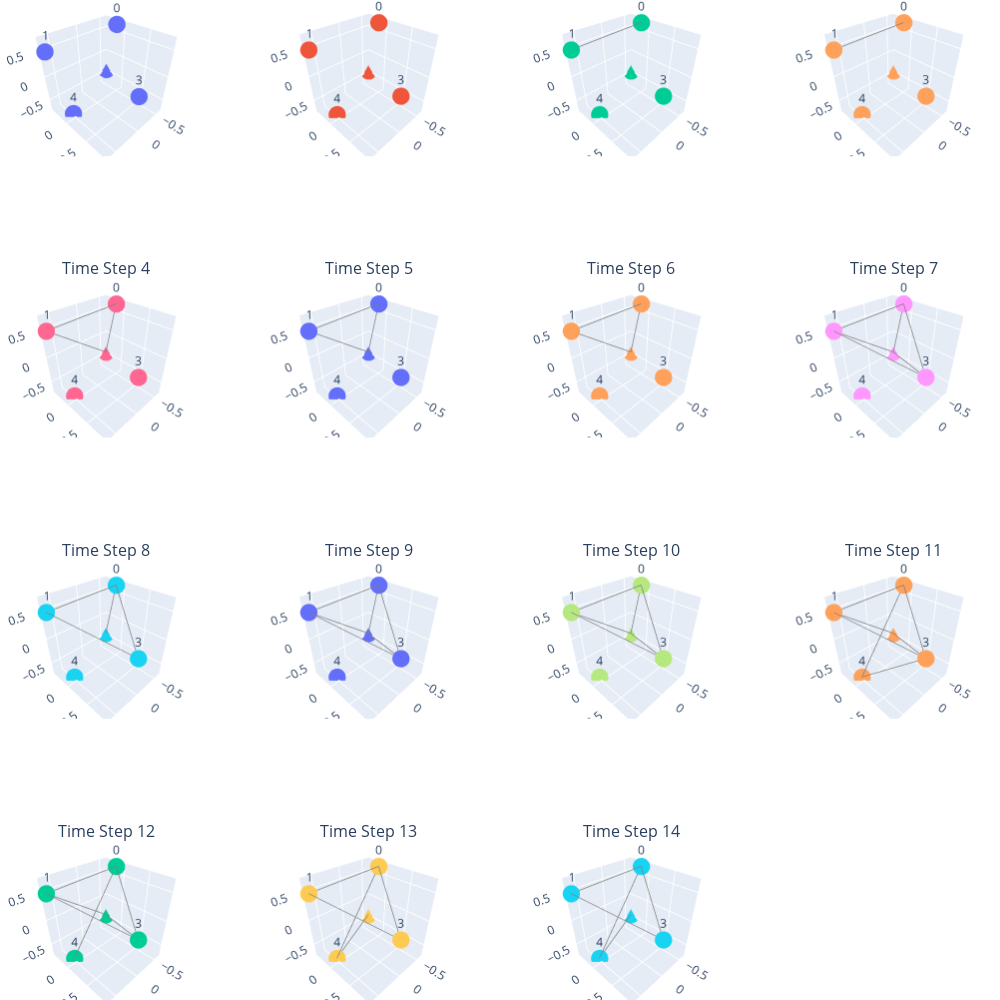

This figure's notebook cell:
### Code cell
import itertools
import numpy as np
import networkx as nx
import plotly.graph_objects as go
from plotly.subplots import make_subplots
from qiskit import QuantumCircuit, QuantumRegister, Aer, transpile
from qiskit.quantum_info import DensityMatrix, partial_trace, entropy
from sklearn.manifold import MDS
from qiskit.extensions import UnitaryGate
from qiskit.quantum_info.random import random_unitary
import gudhi as gd
from ipywidgets import interact, FloatSlider, IntSlider, FloatLogSlider

def qiskit_graph_state_circuit(num_qubits):
    """Returns a graph state circuit on num_qubits qubits"""
    # Generate a random graph with num_qubits nodes
    graph = nx.complete_graph(num_qubits)

    # Initialize the circuit with the given qubits
    qubits = QuantumRegister(num_qubits)
    circuit = QuantumCircuit(qubits)

    # Apply Hadamard gates to all qubits
    circuit.h(qubits)

    # Apply random controlled unitary gates to each edge
    for edge in graph.edges():
        control_qubit, target_qubit = qubits[edge[0]], qubits[edge[1]]

        # Generate a random unitary matrix
        random_unitary_matrix = random_unitary(2).data

        # Apply the controlled random unitary gate to the circuit
        controlled_unitary_gate = UnitaryGate(random_unitary_matrix).control()
        circuit.append(controlled_unitary_gate, [control_qubit, target_qubit])

    return circuit

def compute_inverse_mutual_information(rho):
    """
    Computes the inverse quantum mutual information for every pair of qubits in the input density matrix.

    Args:
        rho (DensityMatrix): a DensityMatrix object representing the state of n qubits.

    Returns:
        numpy.ndarray: an n x n matrix of inverse quantum mutual information values, where element i,j gives the inverse
        mutual information between qubits i and j.
    """
    # Convert the DensityMatrix to a numpy.ndarray
    rho = rho.data

    # Determine the number of qubits n from the shape of rho.
    n = int(np.log2(rho.shape[0]))

    # Create an empty n x n matrix to store the inverse mutual information.
    inverse_mutual_information_matrix = np.zeros((n, n))

    # Loop over all pairs of qubits (i, j).
    for i in range(n):
        for j in range(i+1, n):

            # Define the indices of the qubits to trace out.
            trace_indices = [k for k in range(n) if k != i and k != j]

            # Trace out the other qubits to obtain the reduced density matrix of qubits i and j.
            rho_ij = partial_trace(rho, trace_indices)

            # Compute the von Neumann entropy of the reduced density matrix of qubit i.
            entropy_i = entropy(partial_trace(rho_ij, [1]))

            # Compute the von Neumann entropy of the reduced density matrix of qubit j.
            entropy_j = entropy(partial_trace(rho_ij, [0]))

            # Compute the mutual information between qubits i and j.
            qmi = entropy_i + entropy_j - entropy(rho_ij)

            # Compute the inverse mutual information between qubits i and j.
            inverse_mutual_information_matrix[i, j] = 2 * np.log(2) - qmi

    # Copy the upper triangular part of the matrix to the lower triangular part.

    inverse_mutual_information_matrix += inverse_mutual_information_matrix.T - np.diag(inverse_mutual_information_matrix.diagonal())
    return inverse_mutual_information_matrix

# Compute persistent homology
def persistent_homology(qmi_distance_matrix, dimension):
    rips_complex = gd.RipsComplex(distance_matrix=qmi_distance_matrix, max_edge_length= 2*np.log(2))
    simplex_tree = rips_complex.create_simplex_tree(max_dimension=dimension)
    persistence = simplex_tree.persistence()
    return persistence


# Partition circuit by moments for Qiskit
def partition_circuit_by_moments(circuit):
    moments = circuit.decompose().data
    backend = Aer.get_backend('statevector_simulator')
    state_vectors = []

    for i in range(1, len(moments) + 1):
        partial_circuit = QuantumCircuit(*circuit.qregs)
        for operation in moments[:i]:
            partial_circuit.append(operation[0], operation[1])

        transpiled_circuit = transpile(partial_circuit, backend)
        result = backend.run(transpiled_circuit).result()
        state_vectors.append(result.get_statevector())

    return state_vectors

def get_simplices(threshold, qmi_distance_matrix, dimension):
    # Create a Rips complex with the filtered edges
    rips_complex = gd.RipsComplex(distance_matrix=qmi_distance_matrix, max_edge_length=2*np.log(2))
    simplex_tree = rips_complex.create_simplex_tree(max_dimension=dimension)

    # Get the simplices in the simplicial complex
    simplices = list(simplex_tree.get_filtration())

    # Filter out simplices with distance greater than the threshold
    simplices = [(simplex, distance) for simplex, distance in simplices if distance <= threshold]

    return simplices

def get_coordinates(qmi_distance_matrix):
    # Use MDS to get 3D coordinates for each qubit
    mds = MDS(n_components=3, dissimilarity='precomputed', random_state=42)
    coordinates = mds.fit_transform(qmi_distance_matrix)

    return coordinates


def plot_simplicial_complex(threshold, qmi_distance_matrix, dimension, coordinates, fig, row, col):
    simplices = get_simplices(threshold, qmi_distance_matrix, dimension)

    # Add qubit nodes to the plot
    fig.add_trace(go.Scatter3d(
        x=coordinates[:, 0], y=coordinates[:, 1], z=coordinates[:, 2],
        mode='markers+text',
        text=[str(i) for i in range(coordinates.shape[0])],
        textposition="top center",
        textfont=dict(size=12),
        marker=dict(size=6),
        showlegend=False
    ), row=row, col=col)

    # Add edges to the plot
    for simplex, _ in simplices:
        if len(simplex) == 2:
            i, j = simplex
            fig.add_trace(go.Scatter3d(
                x=[coordinates[i, 0], coordinates[j, 0]],
                y=[coordinates[i, 1], coordinates[j, 1]],
                z=[coordinates[i, 2], coordinates[j, 2]],
                mode='lines',
                line=dict(width=1.5, color='gray'),
                showlegend=False
            ), row=row, col=col)

    # Set axis properties
    fig.update_layout(
        scene=dict(
            xaxis_title='X',
            yaxis_title='Y',
            zaxis_title='Z',
            aspectmode='cube'
        ),
        margin=dict(l=0, r=0, b=0, t=0)
    )


def grid_plot(num_qubits, threshold):
    global global_qubit_coordinates, global_circuit

    if global_circuit is None or global_circuit.num_qubits != num_qubits:
        global_circuit = qiskit_graph_state_circuit(num_qubits)
        global_qubit_coordinates = None

    state_vectors = partition_circuit_by_moments(global_circuit)

    m = int(np.ceil(np.sqrt(len(state_vectors))))
    n = int(np.ceil(len(state_vectors) / m))

    subplot_titles = [f'Time Step {i}' for i in range(len(state_vectors))]
    fig = make_subplots(rows=m, cols=n, specs=[[{'type': 'scatter3d'}]*n]*m, subplot_titles=subplot_titles)

    for idx, state_vector in enumerate(state_vectors):
        rho = DensityMatrix(state_vector)
        qmi_distance_matrix = compute_inverse_mutual_information(rho)

        if global_qubit_coordinates is None:
            global_qubit_coordinates = get_coordinates(qmi_distance_matrix)

        row, col = divmod(idx, n)
        plot_simplicial_complex(threshold, qmi_distance_matrix, 2, global_qubit_coordinates, fig, row+1, col+1)

    fig.update_layout(height=250 * m, width=250 * n)
    fig.show()

global_qubit_coordinates = None
global_circuit = None

# Create sliders for number of qubits and threshold
num_qubits_slider = IntSlider(min=2, max=10, step=1, value=5, description='Qubit Count', continuous_update=False)
threshold_slider = FloatSlider(min=0, max=2*np.log(2), step=0.01, value=1.18, description='Threshold')

# Display the interactive plot
interact(grid_plot, num_qubits=num_qubits_slider, threshold=threshold_slider)

### Figure 1 — Plotly figure (JSON) as saved in the notebook; plotly's stock layout.template omitted (floating-point values rounded to 4 significant figures)
{"data": [{"marker": {"size": 6}, "mode": "markers+text", "scene": "scene", "showlegend": false, "text": ["0", "1", "2", "3", "4"], "textfont": {"size": 12}, "textposition": "top center", "type": "scatter3d", "x": [-0.5379, 0.6371, -0.6184, 0.02518, 0.494], "y": [-0.07744, -0.3412, -0.399, 0.8802, -0.06254], "z": [0.6651, 0.4945, -0.4634, 0.007307, -0.7035]}, {"marker": {"size": 6}, "mode": "markers+text", "scene": "scene2", "showlegend": false, "text": ["0", "1", "2", "3", "4"], "textfont": {"size": 12}, "textposition": "top center", "type": "scatter3d", "x": [-0.5379, 0.6371, -0.6184, 0.02518, 0.494], "y": [-0.07744, -0.3412, -0.399, 0.8802, -0.06254], "z": [0.6651, 0.4945, -0.4634, 0.007307, -0.7035]}, {"marker": {"size": 6}, "mode": "markers+text", "scene": "scene3", "showlegend": false, "text": ["0", "1", "2", "3", "4"], "textfont": {"size": 12}, "textposition": "top center", "type": "scatter3d", "x": [-0.5379, 0.6371, -0.6184, 0.02518, 0.494], "y": [-0.07744, -0.3412, -0.399, 0.8802, -0.06254], "z": [0.6651, 0.4945, -0.4634, 0.007307, -0.7035]}, {"line": {"color": "gray", "width": 1.5}, "mode": "lines", "scene": "scene3", "showlegend": false, "type": "scatter3d", "x": [-0.5379, 0.6371], "y": [-0.07744, -0.3412], "z": [0.6651, 0.4945]}, {"marker": {"size": 6}, "mode": "markers+text", "scene": "scene4", "showlegend": false, "text": ["0", "1", "2", "3", "4"], "textfont": {"size": 12}, "textposition": "top center", "type": "scatter3d", "x": [-0.5379, 0.6371, -0.6184, 0.02518, 0.494], "y": [-0.07744, -0.3412, -0.399, 0.8802, -0.06254], "z": [0.6651, 0.4945, -0.4634, 0.007307, -0.7035]}, {"line": {"color": "gray", "width": 1.5}, "mode": "lines", "scene": "scene4", "showlegend": false, "type": "scatter3d", "x": [-0.5379, 0.6371], "y": [-0.07744, -0.3412], "z": [0.6651, 0.4945]}, {"marker": {"size": 6}, "mode": "markers+text", "scene": "scene5", "showlegend": false, "text": ["0", "1", "2", "3", "4"], "textfont": {"size": 12}, "textposition": "top center", "type": "scatter3d", "x": [-0.5379, 0.6371, -0.6184, 0.02518, 0.494], "y": [-0.07744, -0.3412, -0.399, 0.8802, -0.06254], "z": [0.6651, 0.4945, -0.4634, 0.007307, -0.7035]}, {"line": {"color": "gray", "width": 1.5}, "mode": "lines", "scene": "scene5", "showlegend": false, "type": "scatter3d", "x": [-0.5379, 0.6371], "y": [-0.07744, -0.3412], "z": [0.6651, 0.4945]}, {"line": {"color": "gray", "width": 1.5}, "mode": "lines", "scene": "scene5", "showlegend": false, "type": "scatter3d", "x": [-0.5379, -0.6184], "y": [-0.07744, -0.399], "z": [0.6651, -0.4634]}, {"line": {"color": "gray", "width": 1.5}, "mode": "lines", "scene": "scene5", "showlegend": false, "type": "scatter3d", "x": [0.6371, -0.6184], "y": [-0.3412, -0.399], "z": [0.4945, -0.4634]}, {"marker": {"size": 6}, "mode": "markers+text", "scene": "scene6", "showlegend": false, "text": ["0", "1", "2", "3", "4"], "textfont": {"size": 12}, "textposition": "top center", "type": "scatter3d", "x": [-0.5379, 0.6371, -0.6184, 0.02518, 0.494], "y": [-0.07744, -0.3412, -0.399, 0.8802, -0.06254], "z": [0.6651, 0.4945, -0.4634, 0.007307, -0.7035]}, {"line": {"color": "gray", "width": 1.5}, "mode": "lines", "scene": "scene6", "showlegend": false, "type": "scatter3d", "x": [-0.5379, 0.6371], "y": [-0.07744, -0.3412], "z": [0.6651, 0.4945]}, {"line": {"color": "gray", "width": 1.5}, "mode": "lines", "scene": "scene6", "showlegend": false, "type": "scatter3d", "x": [-0.5379, -0.6184], "y": [-0.07744, -0.399], "z": [0.6651, -0.4634]}, {"line": {"color": "gray", "width": 1.5}, "mode": "lines", "scene": "scene6", "showlegend": false, "type": "scatter3d", "x": [0.6371, -0.6184], "y": [-0.3412, -0.399], "z": [0.4945, -0.4634]}, {"marker": {"size": 6}, "mode": "markers+text", "scene": "scene7", "showlegend": false, "text": ["0", "1", "2", "3", "4"], "textfont": {"size": 12}, "textposition": "top center", "type": "scatter3d", "x": [-0.5379, 0.6371, -0.6184, 0.02518, 0.494], "y": [-0.07744, -0.3412, -0.399, 0.8802, -0.06254], "z": [0.6651, 0.4945, -0.4634, 0.007307, -0.7035]}, {"line": {"color": "gray", "width": 1.5}, "mode": "lines", "scene": "scene7", "showlegend": false, "type": "scatter3d", "x": [-0.5379, 0.6371], "y": [-0.07744, -0.3412], "z": [0.6651, 0.4945]}, {"line": {"color": "gray", "width": 1.5}, "mode": "lines", "scene": "scene7", "showlegend": false, "type": "scatter3d", "x": [-0.5379, -0.6184], "y": [-0.07744, -0.399], "z": [0.6651, -0.4634]}, {"line": {"color": "gray", "width": 1.5}, "mode": "lines", "scene": "scene7", "showlegend": false, "type": "scatter3d", "x": [0.6371, -0.6184], "y": [-0.3412, -0.399], "z": [0.4945, -0.4634]}, {"marker": {"size": 6}, "mode": "markers+text", "scene": "scene8", "showlegend": false, "text": ["0", "1", "2", "3", "4"], "textfont": {"size": 12}, "textposition": "top center", "type": "scatter3d", "x": [-0.5379, 0.6371, -0.6184, 0.02518, 0.494], "y": [-0.07744, -0.3412, -0.399, 0.8802, -0.06254], "z": [0.6651, 0.4945, -0.4634, 0.007307, -0.7035]}, {"line": {"color": "gray", "width": 1.5}, "mode": "lines", "scene": "scene8", "showlegend": false, "type": "scatter3d", "x": [-0.5379, 0.6371], "y": [-0.07744, -0.3412], "z": [0.6651, 0.4945]}, {"line": {"color": "gray", "width": 1.5}, "mode": "lines", "scene": "scene8", "showlegend": false, "type": "scatter3d", "x": [-0.5379, 0.02518], "y": [-0.07744, 0.8802], "z": [0.6651, 0.007307]}, {"line": {"color": "gray", "width": 1.5}, "mode": "lines", "scene": "scene8", "showlegend": false, "type": "scatter3d", "x": [-0.5379, -0.6184], "y": [-0.07744, -0.399], "z": [0.6651, -0.4634]}, {"line": {"color": "gray", "width": 1.5}, "mode": "lines", "scene": "scene8", "showlegend": false, "type": "scatter3d", "x": [0.6371, -0.6184], "y": [-0.3412, -0.399], "z": [0.4945, -0.4634]}, {"line": {"color": "gray", "width": 1.5}, "mode": "lines", "scene": "scene8", "showlegend": false, "type": "scatter3d", "x": [0.6371, 0.02518], "y": [-0.3412, 0.8802], "z": [0.4945, 0.007307]}, {"line": {"color": "gray", "width": 1.5}, "mode": "lines", "scene": "scene8", "showlegend": false, "type": "scatter3d", "x": [-0.6184, 0.02518], "y": [-0.399, 0.8802], "z": [-0.4634, 0.007307]}, {"marker": {"size": 6}, "mode": "markers+text", "scene": "scene9", "showlegend": false, "text": ["0", "1", "2", "3", "4"], "textfont": {"size": 12}, "textposition": "top center", "type": "scatter3d", "x": [-0.5379, 0.6371, -0.6184, 0.02518, 0.494], "y": [-0.07744, -0.3412, -0.399, 0.8802, -0.06254], "z": [0.6651, 0.4945, -0.4634, 0.007307, -0.7035]}, {"line": {"color": "gray", "width": 1.5}, "mode": "lines", "scene": "scene9", "showlegend": false, "type": "scatter3d", "x": [0.6371, 0.02518], "y": [-0.3412, 0.8802], "z": [0.4945, 0.007307]}, {"line": {"color": "gray", "width": 1.5}, "mode": "lines", "scene": "scene9", "showlegend": false, "type": "scatter3d", "x": [-0.5379, 0.02518], "y": [-0.07744, 0.8802], "z": [0.6651, 0.007307]}, {"line": {"color": "gray", "width": 1.5}, "mode": "lines", "scene": "scene9", "showlegend": false, "type": "scatter3d", "x": [-0.5379, -0.6184], "y": [-0.07744, -0.399], "z": [0.6651, -0.4634]}, {"line": {"color": "gray", "width": 1.5}, "mode": "lines", "scene": "scene9", "showlegend": false, "type": "scatter3d", "x": [-0.5379, 0.6371], "y": [-0.07744, -0.3412], "z": [0.6651, 0.4945]}, {"marker": {"size": 6}, "mode": "markers+text", "scene": "scene10", "showlegend": false, "text": ["0", "1", "2", "3", "4"], "textfont": {"size": 12}, "textposition": "top center", "type": "scatter3d", "x": [-0.5379, 0.6371, -0.6184, 0.02518, 0.494], "y": [-0.07744, -0.3412, -0.399, 0.8802, -0.06254], "z": [0.6651, 0.4945, -0.4634, 0.007307, -0.7035]}, {"line": {"color": "gray", "width": 1.5}, "mode": "lines", "scene": "scene10", "showlegend": false, "type": "scatter3d", "x": [-0.6184, 0.02518], "y": [-0.399, 0.8802], "z": [-0.4634, 0.007307]}, {"line": {"color": "gray", "width": 1.5}, "mode": "lines", "scene": "scene10", "showlegend": false, "type": "scatter3d", "x": [-0.5379, 0.02518], "y": [-0.07744, 0.8802], "z": [0.6651, 0.007307]}, {"line": {"color": "gray", "width": 1.5}, "mode": "lines", "scene": "scene10", "showlegend": false, "type": "scatter3d", "x": [0.6371, 0.02518], "y": [-0.3412, 0.8802], "z": [0.4945, 0.007307]}, {"line": {"color": "gray", "width": 1.5}, "mode": "lines", "scene": "scene10", "showlegend": false, "type": "scatter3d", "x": [-0.5379, 0.6371], "y": [-0.07744, -0.3412], "z": [0.6651, 0.4945]}, {"line": {"color": "gray", "width": 1.5}, "mode": "lines", "scene": "scene10", "showlegend": false, "type": "scatter3d", "x": [-0.5379, -0.6184], "y": [-0.07744, -0.399], "z": [0.6651, -0.4634]}, {"line": {"color": "gray", "width": 1.5}, "mode": "lines", "scene": "scene10", "showlegend": false, "type": "scatter3d", "x": [0.6371, -0.6184], "y": [-0.3412, -0.399], "z": [0.4945, -0.4634]}, {"marker": {"size": 6}, "mode": "markers+text", "scene": "scene11", "showlegend": false, "text": ["0", "1", "2", "3", "4"], "textfont": {"size": 12}, "textposition": "top center", "type": "scatter3d", "x": [-0.5379, 0.6371, -0.6184, 0.02518, 0.494], "y": [-0.07744, -0.3412, -0.399, 0.8802, -0.06254], "z": [0.6651, 0.4945, -0.4634, 0.007307, -0.7035]}, {"line": {"color": "gray", "width": 1.5}, "mode": "lines", "scene": "scene11", "showlegend": false, "type": "scatter3d", "x": [-0.6184, 0.02518], "y": [-0.399, 0.8802], "z": [-0.4634, 0.007307]}, {"line": {"color": "gray", "width": 1.5}, "mode": "lines", "scene": "scene11", "showlegend": false, "type": "scatter3d", "x": [-0.5379, 0.02518], "y": [-0.07744, 0.8802], "z": [0.6651, 0.007307]}, {"line": {"color": "gray", "width": 1.5}, "mode": "lines", "scene": "scene11", "showlegend": false, "type": "scatter3d", "x": [0.6371, 0.02518], "y": [-0.3412, 0.8802], "z": [0.4945, 0.007307]}, {"line": {"color": "gray", "width": 1.5}, "mode": "lines", "scene": "scene11", "showlegend": false, "type": "scatter3d", "x": [-0.5379, 0.6371], "y": [-0.07744, -0.3412], "z": [0.6651, 0.4945]}, {"line": {"color": "gray", "width": 1.5}, "mode": "lines", "scene": "scene11", "showlegend": false, "type": "scatter3d", "x": [-0.5379, -0.6184], "y": [-0.07744, -0.399], "z": [0.6651, -0.4634]}, {"line": {"color": "gray", "width": 1.5}, "mode": "lines", "scene": "scene11", "showlegend": false, "type": "scatter3d", "x": [0.6371, -0.6184], "y": [-0.3412, -0.399], "z": [0.4945, -0.4634]}, {"marker": {"size": 6}, "mode": "markers+text", "scene": "scene12", "showlegend": false, "text": ["0", "1", "2", "3", "4"], "textfont": {"size": 12}, "textposition": "top center", "type": "scatter3d", "x": [-0.5379, 0.6371, -0.6184, 0.02518, 0.494], "y": [-0.07744, -0.3412, -0.399, 0.8802, -0.06254], "z": [0.6651, 0.4945, -0.4634, 0.007307, -0.7035]}, {"line": {"color": "gray", "width": 1.5}, "mode": "lines", "scene": "scene12", "showlegend": false, "type": "scatter3d", "x": [-0.5379, 0.494], "y": [-0.07744, -0.06254], "z": [0.6651, -0.7035]}, {"line": {"color": "gray", "width": 1.5}, "mode": "lines", "scene": "scene12", "showlegend": false, "type": "scatter3d", "x": [-0.6184, 0.02518], "y": [-0.399, 0.8802], "z": [-0.4634, 0.007307]}, {"line": {"color": "gray", "width": 1.5}, "mode": "lines", "scene": "scene12", "showlegend": false, "type": "scatter3d", "x": [0.6371, 0.02518], "y": [-0.3412, 0.8802], "z": [0.4945, 0.007307]}, {"line": {"color": "gray", "width": 1.5}, "mode": "lines", "scene": "scene12", "showlegend": false, "type": "scatter3d", "x": [0.6371, -0.6184], "y": [-0.3412, -0.399], "z": [0.4945, -0.4634]}, {"line": {"color": "gray", "width": 1.5}, "mode": "lines", "scene": "scene12", "showlegend": false, "type": "scatter3d", "x": [-0.5379, 0.02518], "y": [-0.07744, 0.8802], "z": [0.6651, 0.007307]}, {"line": {"color": "gray", "width": 1.5}, "mode": "lines", "scene": "scene12", "showlegend": false, "type": "scatter3d", "x": [-0.5379, 0.6371], "y": [-0.07744, -0.3412], "z": [0.6651, 0.4945]}, {"line": {"color": "gray", "width": 1.5}, "mode": "lines", "scene": "scene12", "showlegend": false, "type": "scatter3d", "x": [0.02518, 0.494], "y": [0.8802, -0.06254], "z": [0.007307, -0.7035]}, {"marker": {"size": 6}, "mode": "markers+text", "scene": "scene13", "showlegend": false, "text": ["0", "1", "2", "3", "4"], "textfont": {"size": 12}, "textposition": "top center", "type": "scatter3d", "x": [-0.5379, 0.6371, -0.6184, 0.02518, 0.494], "y": [-0.07744, -0.3412, -0.399, 0.8802, -0.06254], "z": [0.6651, 0.4945, -0.4634, 0.007307, -0.7035]}, {"line": {"color": "gray", "width": 1.5}, "mode": "lines", "scene": "scene13", "showlegend": false, "type": "scatter3d", "x": [-0.6184, 0.02518], "y": [-0.399, 0.8802], "z": [-0.4634, 0.007307]}, {"line": {"color": "gray", "width": 1.5}, "mode": "lines", "scene": "scene13", "showlegend": false, "type": "scatter3d", "x": [-0.5379, 0.494], "y": [-0.07744, -0.06254], "z": [0.6651, -0.7035]}, {"line": {"color": "gray", "width": 1.5}, "mode": "lines", "scene": "scene13", "showlegend": false, "type": "scatter3d", "x": [0.6371, 0.02518], "y": [-0.3412, 0.8802], "z": [0.4945, 0.007307]}, {"line": {"color": "gray", "width": 1.5}, "mode": "lines", "scene": "scene13", "showlegend": false, "type": "scatter3d", "x": [-0.5379, 0.6371], "y": [-0.07744, -0.3412], "z": [0.6651, 0.4945]}, {"line": {"color": "gray", "width": 1.5}, "mode": "lines", "scene": "scene13", "showlegend": false, "type": "scatter3d", "x": [-0.5379, 0.02518], "y": [-0.07744, 0.8802], "z": [0.6651, 0.007307]}, {"line": {"color": "gray", "width": 1.5}, "mode": "lines", "scene": "scene13", "showlegend": false, "type": "scatter3d", "x": [0.6371, -0.6184], "y": [-0.3412, -0.399], "z": [0.4945, -0.4634]}, {"marker": {"size": 6}, "mode": "markers+text", "scene": "scene14", "showlegend": false, "text": ["0", "1", "2", "3", "4"], "textfont": {"size": 12}, "textposition": "top center", "type": "scatter3d", "x": [-0.5379, 0.6371, -0.6184, 0.02518, 0.494], "y": [-0.07744, -0.3412, -0.399, 0.8802, -0.06254], "z": [0.6651, 0.4945, -0.4634, 0.007307, -0.7035]}, {"line": {"color": "gray", "width": 1.5}, "mode": "lines", "scene": "scene14", "showlegend": false, "type": "scatter3d", "x": [0.6371, 0.02518], "y": [-0.3412, 0.8802], "z": [0.4945, 0.007307]}, {"line": {"color": "gray", "width": 1.5}, "mode": "lines", "scene": "scene14", "showlegend": false, "type": "scatter3d", "x": [-0.5379, 0.6371], "y": [-0.07744, -0.3412], "z": [0.6651, 0.4945]}, {"line": {"color": "gray", "width": 1.5}, "mode": "lines", "scene": "scene14", "showlegend": false, "type": "scatter3d", "x": [-0.5379, 0.494], "y": [-0.07744, -0.06254], "z": [0.6651, -0.7035]}, {"line": {"color": "gray", "width": 1.5}, "mode": "lines", "scene": "scene14", "showlegend": false, "type": "scatter3d", "x": [-0.5379, 0.02518], "y": [-0.07744, 0.8802], "z": [0.6651, 0.007307]}, {"line": {"color": "gray", "width": 1.5}, "mode": "lines", "scene": "scene14", "showlegend": false, "type": "scatter3d", "x": [-0.6184, 0.494], "y": [-0.399, -0.06254], "z": [-0.4634, -0.7035]}, {"marker": {"size": 6}, "mode": "markers+text", "scene": "scene15", "showlegend": false, "text": ["0", "1", "2", "3", "4"], "textfont": {"size": 12}, "textposition": "top center", "type": "scatter3d", "x": [-0.5379, 0.6371, -0.6184, 0.02518, 0.494], "y": [-0.07744, -0.3412, -0.399, 0.8802, -0.06254], "z": [0.6651, 0.4945, -0.4634, 0.007307, -0.7035]}, {"line": {"color": "gray", "width": 1.5}, "mode": "lines", "scene": "scene15", "showlegend": false, "type": "scatter3d", "x": [0.6371, 0.02518], "y": [-0.3412, 0.8802], "z": [0.4945, 0.007307]}, {"line": {"color": "gray", "width": 1.5}, "mode": "lines", "scene": "scene15", "showlegend": false, "type": "scatter3d", "x": [-0.5379, 0.02518], "y": [-0.07744, 0.8802], "z": [0.6651, 0.007307]}, {"line": {"color": "gray", "width": 1.5}, "mode": "lines", "scene": "scene15", "showlegend": false, "type": "scatter3d", "x": [-0.5379, 0.6371], "y": [-0.07744, -0.3412], "z": [0.6651, 0.4945]}, {"line": {"color": "gray", "width": 1.5}, "mode": "lines", "scene": "scene15", "showlegend": false, "type": "scatter3d", "x": [-0.6184, 0.494], "y": [-0.399, -0.06254], "z": [-0.4634, -0.7035]}, {"line": {"color": "gray", "width": 1.5}, "mode": "lines", "scene": "scene15", "showlegend": false, "type": "scatter3d", "x": [-0.5379, 0.494], "y": [-0.07744, -0.06254], "z": [0.6651, -0.7035]}], "layout": {"annotations": [{"font": {"size": 16}, "showarrow": false, "text": "Time Step 0", "x": 0.1062, "xanchor": "center", "xref": "paper", "y": 1, "yanchor": "bottom", "yref": "paper"}, {"font": {"size": 16}, "showarrow": false, "text": "Time Step 1", "x": 0.3688, "xanchor": "center", "xref": "paper", "y": 1, "yanchor": "bottom", "yref": "paper"}, {"font": {"size": 16}, "showarrow": false, "text": "Time Step 2", "x": 0.6313, "xanchor": "center", "xref": "paper", "y": 1, "yanchor": "bottom", "yref": "paper"}, {"font": {"size": 16}, "showarrow": false, "text": "Time Step 3", "x": 0.8938, "xanchor": "center", "xref": "paper", "y": 1, "yanchor": "bottom", "yref": "paper"}, {"font": {"size": 16}, "showarrow": false, "text": "Time Step 4", "x": 0.1062, "xanchor": "center", "xref": "paper", "y": 0.7188, "yanchor": "bottom", "yref": "paper"}, {"font": {"size": 16}, "showarrow": false, "text": "Time Step 5", "x": 0.3688, "xanchor": "center", "xref": "paper", "y": 0.7188, "yanchor": "bottom", "yref": "paper"}, {"font": {"size": 16}, "showarrow": false, "text": "Time Step 6", "x": 0.6313, "xanchor": "center", "xref": "paper", "y": 0.7188, "yanchor": "bottom", "yref": "paper"}, {"font": {"size": 16}, "showarrow": false, "text": "Time Step 7", "x": 0.8938, "xanchor": "center", "xref": "paper", "y": 0.7188, "yanchor": "bottom", "yref": "paper"}, {"font": {"size": 16}, "showarrow": false, "text": "Time Step 8", "x": 0.1062, "xanchor": "center", "xref": "paper", "y": 0.4375, "yanchor": "bottom", "yref": "paper"}, {"font": {"size": 16}, "showarrow": false, "text": "Time Step 9", "x": 0.3688, "xanchor": "center", "xref": "paper", "y": 0.4375, "yanchor": "bottom", "yref": "paper"}, {"font": {"size": 16}, "showarrow": false, "text": "Time Step 10", "x": 0.6313, "xanchor": "center", "xref": "paper", "y": 0.4375, "yanchor": "bottom", "yref": "paper"}, {"font": {"size": 16}, "showarrow": false, "text": "Time Step 11", "x": 0.8938, "xanchor": "center", "xref": "paper", "y": 0.4375, "yanchor": "bottom", "yref": "paper"}, {"font": {"size": 16}, "showarrow": false, "text": "Time Step 12", "x": 0.1062, "xanchor": "center", "xref": "paper", "y": 0.1562, "yanchor": "bottom", "yref": "paper"}, {"font": {"size": 16}, "showarrow": false, "text": "Time Step 13", "x": 0.3688, "xanchor": "center", "xref": "paper", "y": 0.1562, "yanchor": "bottom", "yref": "paper"}, {"font": {"size": 16}, "showarrow": false, "text": "Time Step 14", "x": 0.6313, "xanchor": "center", "xref": "paper", "y": 0.1562, "yanchor": "bottom", "yref": "paper"}], "height": 1000, "margin": {"b": 0, "l": 0, "r": 0, "t": 0}, "scene": {"aspectmode": "cube", "domain": {"x": [0, 0.2125], "y": [0.8438, 1]}, "xaxis": {"title": {"text": "X"}}, "yaxis": {"title": {"text": "Y"}}, "zaxis": {"title": {"text": "Z"}}}, "scene10": {"domain": {"x": [0.2625, 0.475], "y": [0.2812, 0.4375]}}, "scene11": {"domain": {"x": [0.525, 0.7375], "y": [0.2812, 0.4375]}}, "scene12": {"domain": {"x": [0.7875, 1], "y": [0.2812, 0.4375]}}, "scene13": {"domain": {"x": [0, 0.2125], "y": [0, 0.1562]}}, "scene14": {"domain": {"x": [0.2625, 0.475], "y": [0, 0.1562]}}, "scene15": {"domain": {"x": [0.525, 0.7375], "y": [0, 0.1562]}}, "scene16": {"domain": {"x": [0.7875, 1], "y": [0, 0.1562]}}, "scene2": {"domain": {"x": [0.2625, 0.475], "y": [0.8438, 1]}}, "scene3": {"domain": {"x": [0.525, 0.7375], "y": [0.8438, 1]}}, "scene4": {"domain": {"x": [0.7875, 1], "y": [0.8438, 1]}}, "scene5": {"domain": {"x": [0, 0.2125], "y": [0.5625, 0.7188]}}, "scene6": {"domain": {"x": [0.2625, 0.475], "y": [0.5625, 0.7188]}}, "scene7": {"domain": {"x": [0.525, 0.7375], "y": [0.5625, 0.7188]}}, "scene8": {"domain": {"x": [0.7875, 1], "y": [0.5625, 0.7188]}}, "scene9": {"domain": {"x": [0, 0.2125], "y": [0.2812, 0.4375]}}, "width": 1000}}
